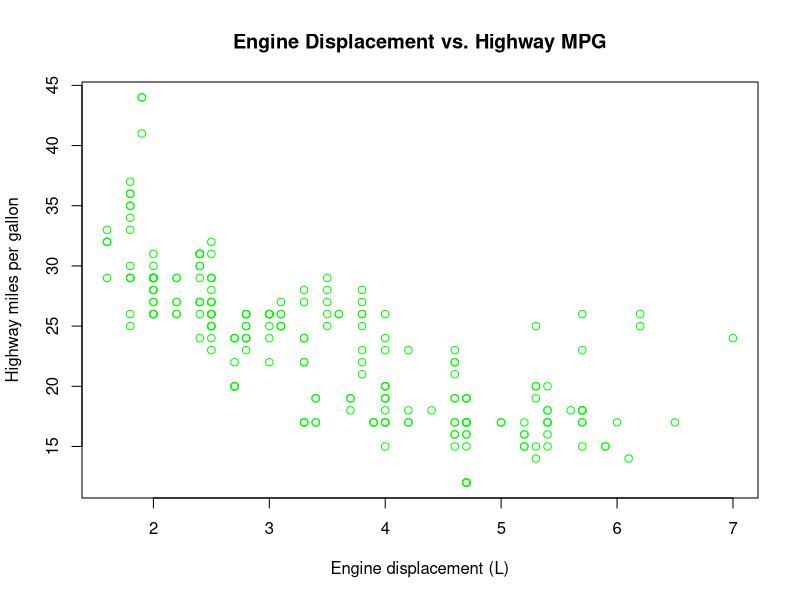
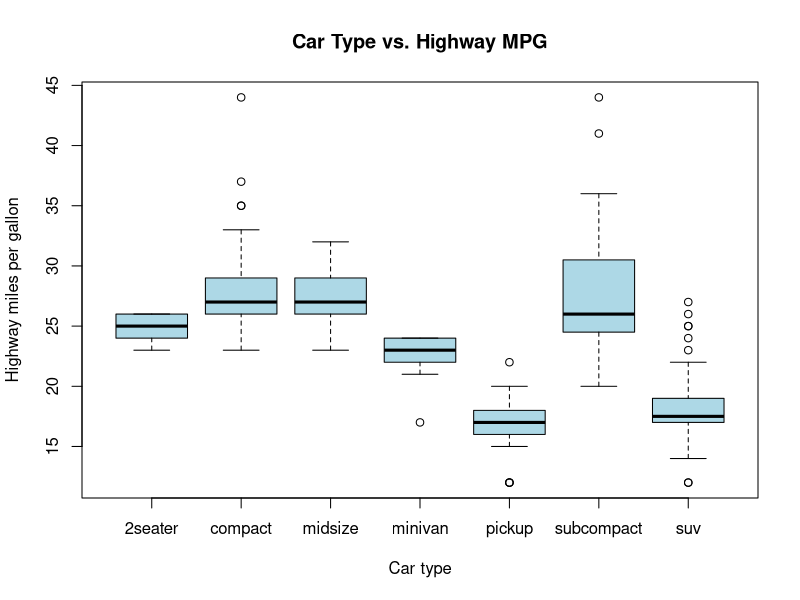
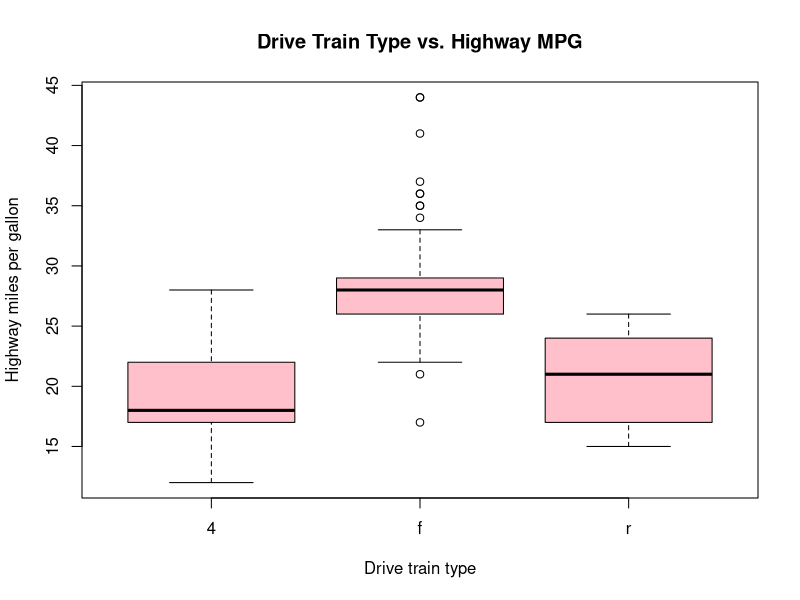
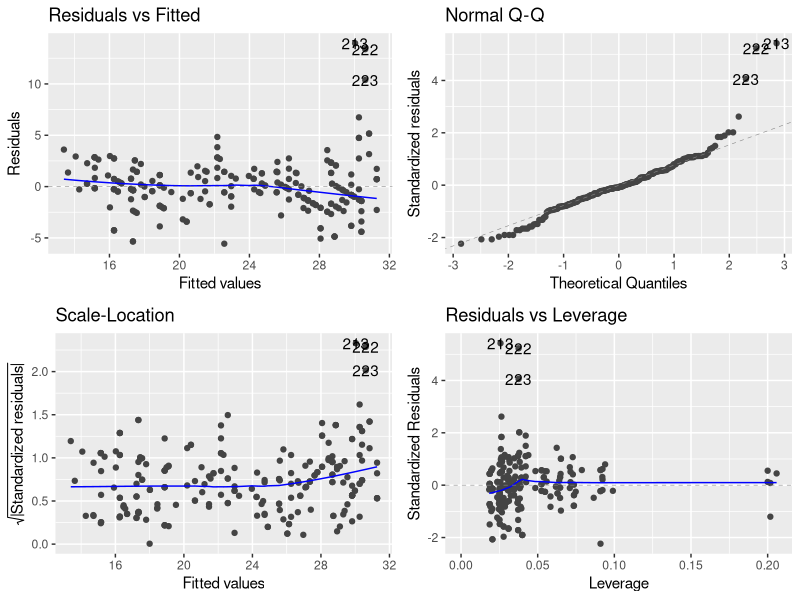
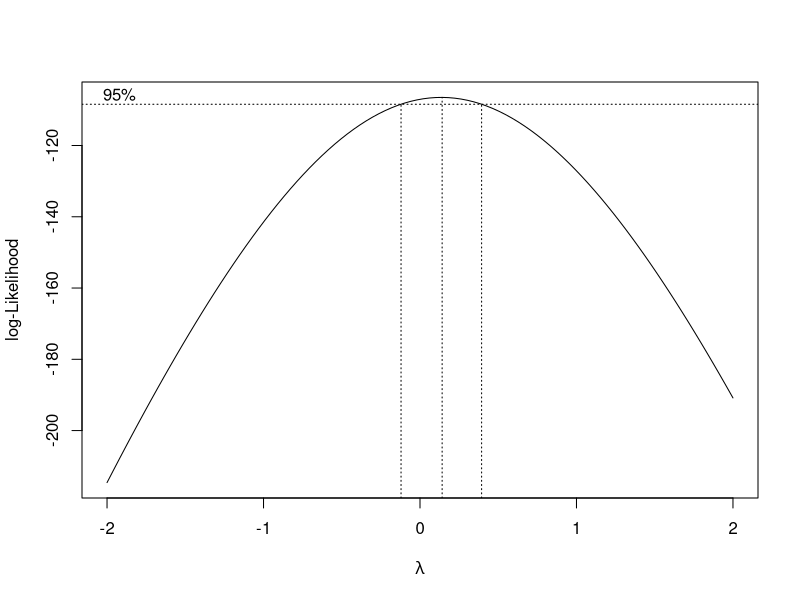
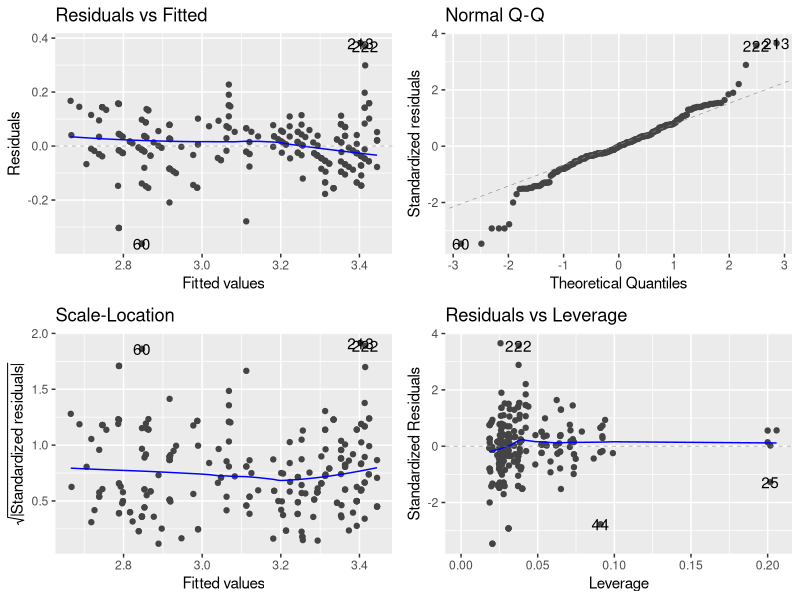
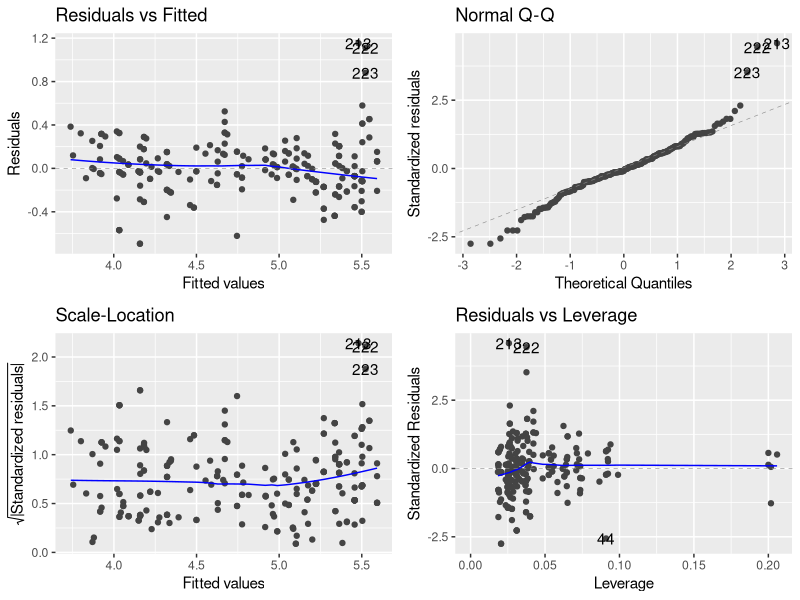
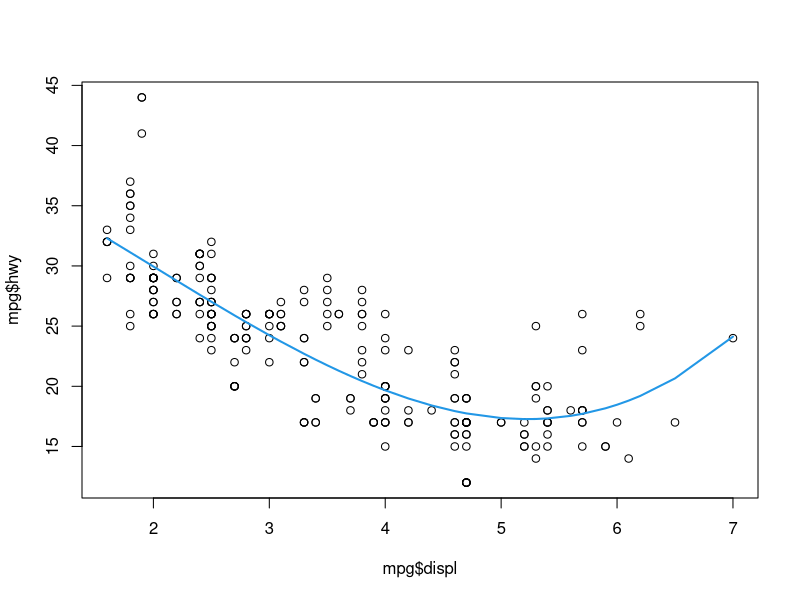

Reproduce these figures in R, in order.
## ---- chunk 1
data(mpg, package = "ggplot2")
??mpg
nrow(mpg)
head(mpg)
## ---- chunk 2
table(mpg$class)
## ---- chunk 3
table(mpg$drv)
## ---- chunk 4
plot(mpg$displ, mpg$hwy, main = "Engine Displacement vs. Highway MPG", xlab = "Engine displacement (L)", ylab = "Highway miles per gallon", col="green")
## ---- chunk 5
boxplot(hwy ~ class, data = mpg, main = "Car Type vs. Highway MPG", xlab = "Car type", ylab = "Highway miles per gallon", col = "light blue")
## ---- chunk 6
boxplot(hwy ~ drv, data = mpg, main = "Drive Train Type vs. Highway MPG", xlab = "Drive train type", ylab = "Highway miles per gallon", col = "pink")
## ---- chunk 7
hwy_lm <- lm(hwy ~ displ + drv + class, data = mpg)
summary(hwy_lm)
## ---- chunk 8
min(mpg$hwy)
max(mpg$hwy)
## ---- chunk 9
anova(hwy_lm)
## ---- chunk 10
library(ggfortify)

autoplot(hwy_lm)
## ---- chunk 11
bc <- MASS::boxcox(hwy_lm)
## ---- chunk 12
log_lm <- lm(log(hwy) ~ displ + drv + class, data = mpg)
summary(log_lm)
autoplot(log_lm)
## ---- chunk 13
sqrt_lm <- lm(sqrt(hwy) ~ displ + drv + class, data = mpg)
summary(sqrt_lm)
autoplot(sqrt_lm)
## ---- chunk 14
library(splines)
mpg_spline <- lm(hwy ~ bs(displ, 3), data = mpg)

plot(mpg$displ, mpg$hwy)
sorted_idx <- order(mpg$displ)
lines(mpg$displ[sorted_idx], predict(mpg_spline)[sorted_idx], col = 4, lwd = 2)
# lines(mpg$displ, predict(mpg_spline), col = 4, lwd = 2)

mpg_spline <- lm(hwy ~ bs(displ, 3) + drv + class, data = mpg)
autoplot(mpg_spline)
## ---- chunk 15
log_interaction_lm <- lm(log(hwy) ~ displ * drv + class, data = mpg)
summary(log_interaction_lm)
## ---- chunk 16
anova(log_lm, log_interaction_lm)
## ---- chunk 17
summary(log_lm)
## ---- chunk 18
hypothesis_2 <- lm(log(hwy) ~ class, data = mpg)
anova(hypothesis_2)
summary(log_lm)
## ---- chunk 19
hypothesis_3 <- lm(log(hwy) ~ drv, data = mpg)
anova(hypothesis_3)
summary(log_lm)
## ---- chunk 20
autoplot(log_lm)
library(car)
influencePlot(log_lm)
## ---- chunk 21
influential_rows <- c(24, 25, 28, 44, 213, 222)
influential_observations <- mpg[influential_rows, ]

log_lm_dfbetas <- dfbetas(log_lm)
influential_subset <- log_lm_dfbetas[influential_rows, ]
influential_subset
## ---- chunk 22
N <- nrow(mpg)

threshold <- 3 / sqrt(N)
mpg[influential_rows,]

## ---- chunk 23
subset(mpg, abs(log_lm_dfbetas[,"displ"]) > threshold)
## ---- chunk 24
subset(mpg, abs(log_lm_dfbetas[,"drvf"]) > threshold)
## ---- chunk 25
subset(mpg, abs(log_lm_dfbetas[,"drvr"]) > threshold)
## ---- chunk 26
subset(mpg, abs(log_lm_dfbetas[,"classcompact"]) > threshold)
## ---- chunk 27
subset(mpg, abs(log_lm_dfbetas[,"classmidsize"]) > threshold)
## ---- chunk 28
subset(mpg, abs(log_lm_dfbetas[,"classminivan"]) > threshold)
## ---- chunk 29
subset(mpg, abs(log_lm_dfbetas[,"classpickup"]) > threshold)
## ---- chunk 30
subset(mpg, abs(log_lm_dfbetas[,"classsubcompact"]) > threshold)
## ---- chunk 31
subset(mpg, abs(log_lm_dfbetas[,"classsuv"]) > threshold)
## ---- chunk 32


## Subset the data to remove Libya
mpg_no_corvette <- mpg[-c(24, 25, 28),]
                           

## Fit the model
mpg_lm_no_corvette <- lm(log(hwy) ~ displ + drv + class, data = mpg_no_corvette)

## Get a summary
summary(mpg_lm_no_corvette)

summary(log_lm)
## ---- chunk 33
vif(log_lm)
